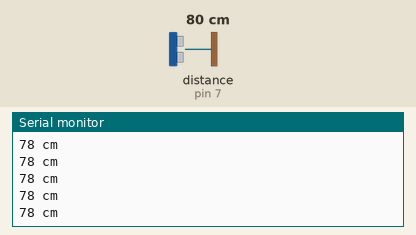
Recording of a sketch running on a simulated Arduino Uno, built with avr-gcc and run on an emulated ATmega328P. On the bench: the last lines printed to the serial monitor. Wiring (inferred from the names in the program): ultrasonic range finder: trigger pin 7; echo pin 7. The test bench sets the inputs (shaded band); at power-on: distance to the obstacle (sensor on pin 7) 80 cm. The echo pulse lasts 58.3 µs per cm.

Above: at 1.2 s.
1.3 s: distance to the obstacle (sensor on pin 7) set to 120 cm
At 1.49 s:
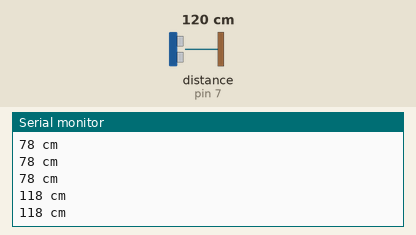
4.3 s: distance to the obstacle (sensor on pin 7) set to 2 cm
At 4.3 s:
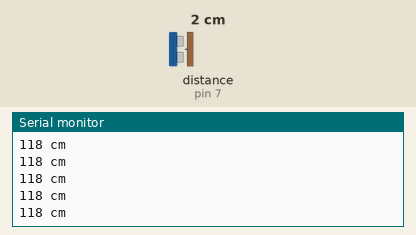
Timing chart, 0 to 7.3 s (numbered marks = the images above; inputs shaded):
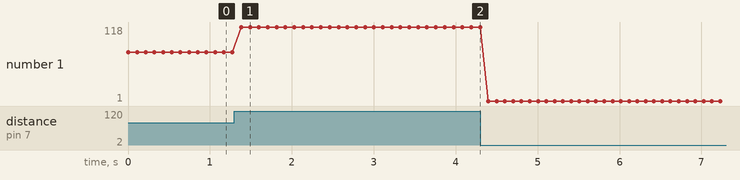

Measured:
- after the input at 1.3 s, the serial monitor: prints a new line after 0.08 s (image 1)
- plotted number 1: 78 → 118 after the input at 1.3 s, 118 → 1 after the input at 4.3 s

The sketch:

11_16520216_01.ino
```cpp
int pingPin{7};

void setup()
{
  Serial.begin(9600);
}

void loop()
{
  long duration, distance; // deklarasi waktu dan jarak

  pinMode(pingPin, OUTPUT); 	// atur sensor menjadi OUTPUT
  digitalWrite(pingPin, LOW); 	// atur pin awal menjadi LOW
  delayMicroseconds(2); 		// delay 2 micro detik
  digitalWrite(pingPin, HIGH); 	// atur pin menjadi HIGH (menyala)
  delayMicroseconds(5); 		// trigger sensor selama 5 microsecond
  digitalWrite(pingPin, LOW); 	// atur signal pin menjadi LOW

  pinMode(pingPin, INPUT); 					// atur sensor menjadi INPUT
  duration = pulseIn(pingPin, HIGH);  		// meminta input waktu dari sensor
  distance = durationToDistance(duration);	// menghitung besar jarak berdasarkan waktu yang diperoleh
  Serial.print(distance);
  Serial.print(" cm");
  Serial.println();
  delay(100);
}

long durationToDistance(long duration){
  long hasil;
  hasil = 340 * duration / 10000 / 2;
  return hasil;
}
```
